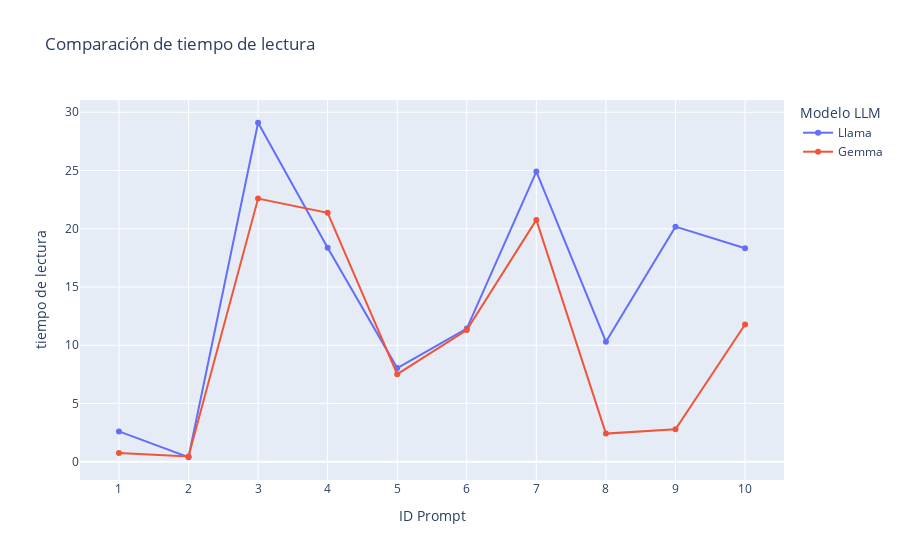
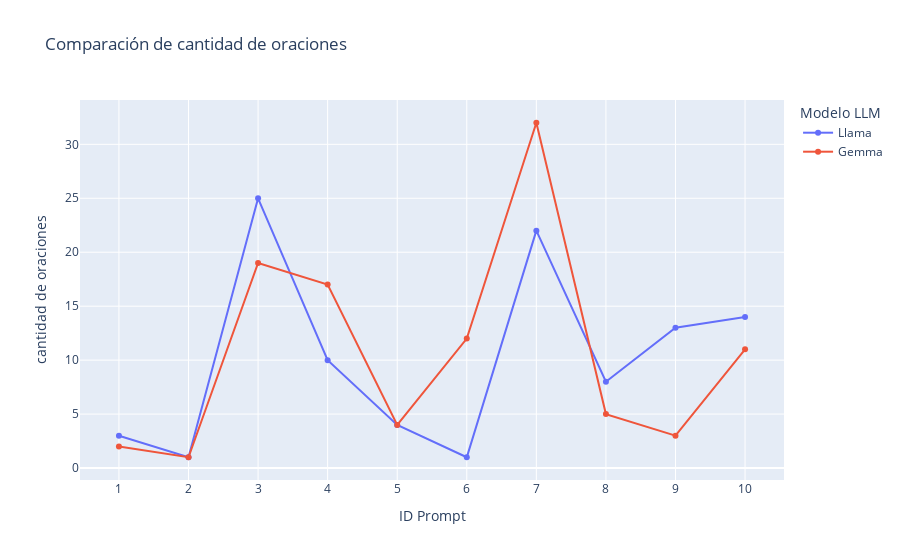
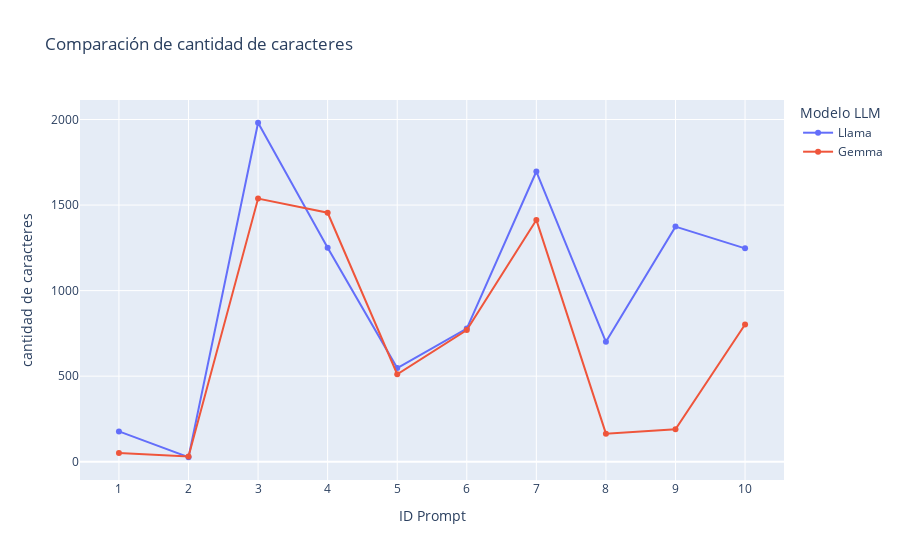
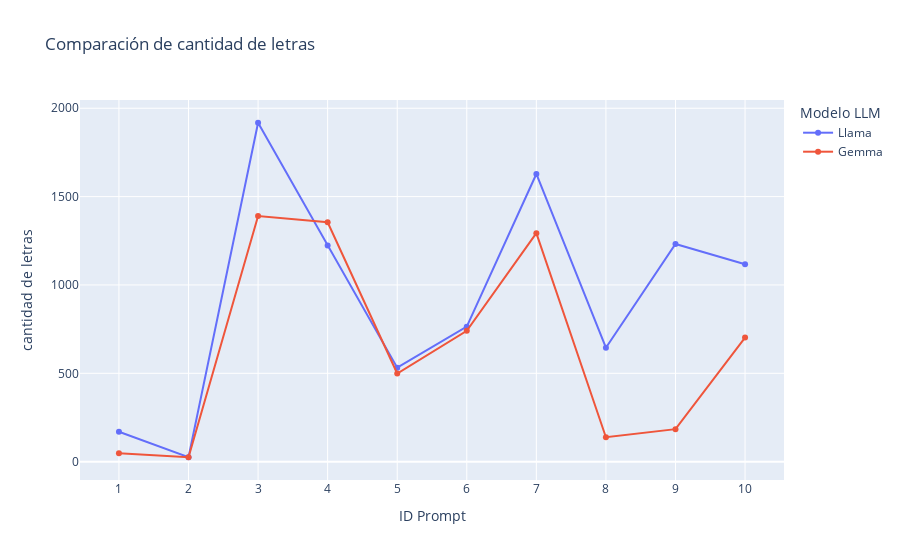

The notebook cell saved with these charts, in order:
### Code cell
def print_all_scatter_graph(df_num_llama, df_num_gemma, path_html_saved):

    columnas = df_num_gemma.columns
    for col in columnas:
        if col != 'id_promtp':
            utils.create_scatter_graph(df_num_llama, df_num_gemma, col, path_html_saved)

            # Concatenar los DataFrames con sufijos
            df_compare = pd.concat([
                df_llm_gemma[['modelo llm', col]].add_suffix("_gemma"),
                df_llm_llama[['modelo llm', col]].add_suffix("_llama")
            ], axis=1)

            # Comparar los valores y determinar el mejor indicador
            mejor_indicador = df_compare[[f'{col}_gemma', f'{col}_llama']].apply(
                lambda row: 'gemma' if row[f'{col}_gemma'] < row[f'{col}_llama'] else (
                    'llama2' if row[f'{col}_gemma'] > row[f'{col}_llama'] else 'iguales'
                ), axis=1
            )

            # Añadir la columna resultante al DataFrame original
            df_compare['mejor_llm'] = mejor_indicador
            # Agrupar y contar por el campo mejor_llm
            resultado = df_compare.groupby('mejor_llm').size().reset_index(name='cantidad')
            # Mostrar el resultado
            display(resultado)

path = !pwd
print_all_scatter_graph(df_num_llama, df_num_gemma, f'{path[0]}/html/')

### Figure 1 — Plotly figure (JSON) as saved in the notebook; plotly's stock layout.template omitted (floating-point values rounded to 4 significant figures)
{"data": [{"mode": "lines+markers", "name": "Llama", "type": "scatter", "x": [1, 2, 3, 4, 5, 6, 7, 8, 9, 10], "y": [2.6, 0.38, 29.1, 18.36, 8.04, 11.43, 24.91, 10.3, 20.18, 18.32]}, {"mode": "lines+markers", "name": "Gemma", "type": "scatter", "x": [1, 2, 3, 4, 5, 6, 7, 8, 9, 10], "y": [0.75, 0.44, 22.59, 21.37, 7.51, 11.3, 20.76, 2.41, 2.78, 11.78]}], "layout": {"legend": {"title": {"text": "Modelo LLM"}}, "title": {"text": "Comparación de tiempo de lectura"}, "xaxis": {"dtick": 1, "tick0": 1, "tickmode": "linear", "title": {"text": "ID Prompt"}}, "yaxis": {"title": {"text": "tiempo de lectura"}}}}

### Figure 2 — Plotly figure (JSON) as saved in the notebook; plotly's stock layout.template omitted (floating-point values rounded to 4 significant figures)
{"data": [{"mode": "lines+markers", "name": "Llama", "type": "scatter", "x": [1, 2, 3, 4, 5, 6, 7, 8, 9, 10], "y": [3, 1, 25, 10, 4, 1, 22, 8, 13, 14]}, {"mode": "lines+markers", "name": "Gemma", "type": "scatter", "x": [1, 2, 3, 4, 5, 6, 7, 8, 9, 10], "y": [2, 1, 19, 17, 4, 12, 32, 5, 3, 11]}], "layout": {"legend": {"title": {"text": "Modelo LLM"}}, "title": {"text": "Comparación de cantidad de oraciones"}, "xaxis": {"dtick": 1, "tick0": 1, "tickmode": "linear", "title": {"text": "ID Prompt"}}, "yaxis": {"title": {"text": "cantidad de oraciones"}}}}

### Figure 3 — Plotly figure (JSON) as saved in the notebook; plotly's stock layout.template omitted (floating-point values rounded to 4 significant figures)
{"data": [{"mode": "lines+markers", "name": "Llama", "type": "scatter", "x": [1, 2, 3, 4, 5, 6, 7, 8, 9, 10], "y": [177, 26, 1981, 1250, 547, 778, 1696, 701, 1374, 1247]}, {"mode": "lines+markers", "name": "Gemma", "type": "scatter", "x": [1, 2, 3, 4, 5, 6, 7, 8, 9, 10], "y": [51, 30, 1538, 1455, 511, 769, 1413, 164, 189, 802]}], "layout": {"legend": {"title": {"text": "Modelo LLM"}}, "title": {"text": "Comparación de cantidad de caracteres"}, "xaxis": {"dtick": 1, "tick0": 1, "tickmode": "linear", "title": {"text": "ID Prompt"}}, "yaxis": {"title": {"text": "cantidad de caracteres"}}}}

### Figure 4 — Plotly figure (JSON) as saved in the notebook; plotly's stock layout.template omitted (floating-point values rounded to 4 significant figures)
{"data": [{"mode": "lines+markers", "name": "Llama", "type": "scatter", "x": [1, 2, 3, 4, 5, 6, 7, 8, 9, 10], "y": [169, 25, 1918, 1224, 532, 764, 1628, 645, 1232, 1117]}, {"mode": "lines+markers", "name": "Gemma", "type": "scatter", "x": [1, 2, 3, 4, 5, 6, 7, 8, 9, 10], "y": [47, 25, 1390, 1355, 499, 741, 1293, 138, 184, 702]}], "layout": {"legend": {"title": {"text": "Modelo LLM"}}, "title": {"text": "Comparación de cantidad de letras"}, "xaxis": {"dtick": 1, "tick0": 1, "tickmode": "linear", "title": {"text": "ID Prompt"}}, "yaxis": {"title": {"text": "cantidad de letras"}}}}
